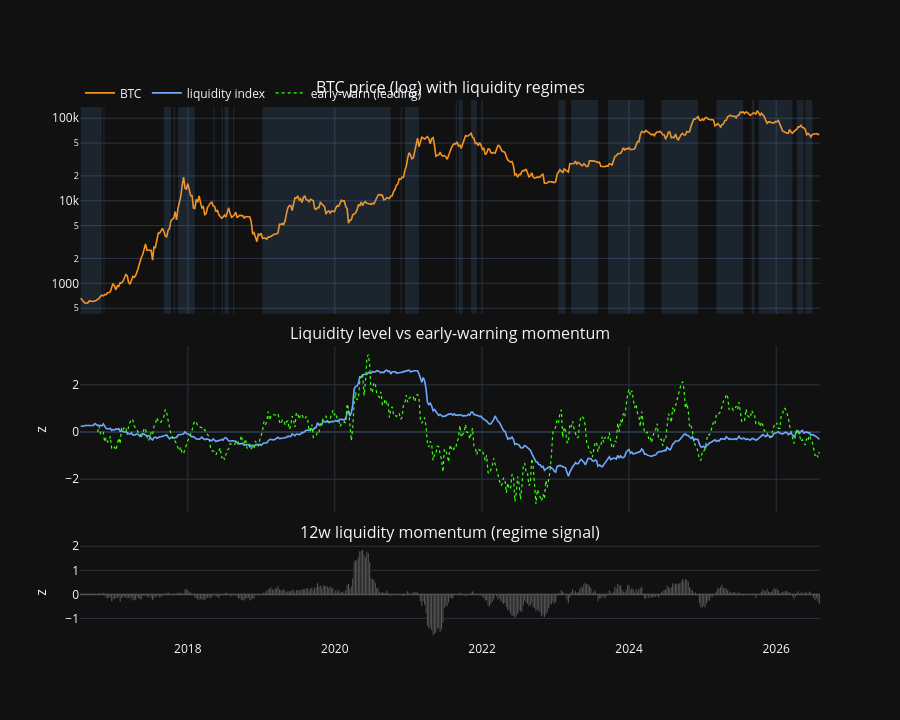

Notebook cell for this chart:
### Markdown cell above
## 10. Dashboard

Three stacked panels: BTC (log) with expanding-regime shading, the liquidity level
vs the early-warning momentum, and the 12-week liquidity momentum that defines the
regime. Plus a grouped bar of forward BTC log-returns by regime (mean ± IQR).

### Code cell
fig = make_subplots(
    rows=3, cols=1, shared_xaxes=True, vertical_spacing=0.06,
    row_heights=[0.45, 0.35, 0.20],
    subplot_titles=("BTC price (log) with liquidity regimes",
                    "Liquidity level vs early-warning momentum",
                    "12w liquidity momentum (regime signal)"),
)
fig.add_trace(go.Scatter(x=macro["date"], y=np.exp(macro["log_close"]), name="BTC",
                         line=dict(color="#f7931a", width=1.6)), row=1, col=1)
for s, e, r in spans:
    if r == 1:
        fig.add_vrect(x0=s, x1=e, fillcolor="rgba(110,168,255,0.12)",
                      line_width=0, row=1, col=1)
fig.add_trace(go.Scatter(x=macro["date"], y=macro["liq_index"], name="liquidity index",
                         line=dict(color="#6ea8ff", width=1.6)), row=2, col=1)
fig.add_trace(go.Scatter(x=macro["date"], y=macro["early_warn"], name="early-warn (leading)",
                         line=dict(color="#39ff14", width=1.2, dash="dot")), row=2, col=1)
fig.add_trace(go.Bar(x=macro["date"], y=macro["liq_mom"], name="liq momentum (12w)",
                     marker_color="#888", showlegend=False), row=3, col=1)
fig.add_hline(y=0, line_color="gray", line_width=0.5, row=3, col=1)
fig.update_layout(
    template="plotly_dark", height=720,
    legend=dict(orientation="h", y=1.04),
    yaxis_type="log", yaxis2=dict(title="z"), yaxis3=dict(title="z"),
)
fig.show()

### Figure 1 — Plotly figure (JSON) as saved in the notebook; plotly's stock layout.template omitted (floating-point values rounded to 4 significant figures; data arrays with more than 128 entries replaced by an {"elided": "..."} marker saying what was removed)
{"data": [{"line": {"color": "#f7931a", "width": 1.6}, "name": "BTC", "type": "scatter", "x": {"elided": "525 str values"}, "xaxis": "x", "y": {"elided": "525 float values"}, "yaxis": "y"}, {"line": {"color": "#6ea8ff", "width": 1.6}, "name": "liquidity index", "type": "scatter", "x": {"elided": "525 str values"}, "xaxis": "x2", "y": {"elided": "525 float values"}, "yaxis": "y2"}, {"line": {"color": "#39ff14", "dash": "dot", "width": 1.2}, "name": "early-warn (leading)", "type": "scatter", "x": {"elided": "525 str values"}, "xaxis": "x2", "y": {"elided": "525 float values"}, "yaxis": "y2"}, {"marker": {"color": "#888"}, "name": "liq momentum (12w)", "showlegend": false, "type": "bar", "x": {"elided": "525 str values"}, "xaxis": "x3", "y": {"elided": "525 float values"}, "yaxis": "y3"}], "layout": {"annotations": [{"font": {"size": 16}, "showarrow": false, "text": "BTC price (log) with liquidity regimes", "x": 0.5, "xanchor": "center", "xref": "paper", "y": 1, "yanchor": "bottom", "yref": "paper"}, {"font": {"size": 16}, "showarrow": false, "text": "Liquidity level vs early-warning momentum", "x": 0.5, "xanchor": "center", "xref": "paper", "y": 0.544, "yanchor": "bottom", "yref": "paper"}, {"font": {"size": 16}, "showarrow": false, "text": "12w liquidity momentum (regime signal)", "x": 0.5, "xanchor": "center", "xref": "paper", "y": 0.176, "yanchor": "bottom", "yref": "paper"}], "height": 720, "legend": {"orientation": "h", "y": 1.04}, "shapes": [{"fillcolor": "rgba(110,168,255,0.12)", "line": {"width": 0}, "type": "rect", "x0": "2016-07-18", "x1": "2016-10-31", "xref": "x", "y0": 0, "y1": 1, "yref": "y domain"}, {"fillcolor": "rgba(110,168,255,0.12)", "line": {"width": 0}, "type": "rect", "x0": "2016-11-07", "x1": "2016-11-14", "xref": "x", "y0": 0, "y1": 1, "yref": "y domain"}, {"fillcolor": "rgba(110,168,255,0.12)", "line": {"width": 0}, "type": "rect", "x0": "2017-09-04", "x1": "2017-10-09", "xref": "x", "y0": 0, "y1": 1, "yref": "y domain"}, {"fillcolor": "rgba(110,168,255,0.12)", "line": {"width": 0}, "type": "rect", "x0": "2017-10-23", "x1": "2017-10-30", "xref": "x", "y0": 0, "y1": 1, "yref": "y domain"}, {"fillcolor": "rgba(110,168,255,0.12)", "line": {"width": 0}, "type": "rect", "x0": "2017-11-13", "x1": "2018-02-05", "xref": "x", "y0": 0, "y1": 1, "yref": "y domain"}, {"fillcolor": "rgba(110,168,255,0.12)", "line": {"width": 0}, "type": "rect", "x0": "2018-05-07", "x1": "2018-05-14", "xref": "x", "y0": 0, "y1": 1, "yref": "y domain"}, {"fillcolor": "rgba(110,168,255,0.12)", "line": {"width": 0}, "type": "rect", "x0": "2018-06-18", "x1": "2018-06-25", "xref": "x", "y0": 0, "y1": 1, "yref": "y domain"}, {"fillcolor": "rgba(110,168,255,0.12)", "line": {"width": 0}, "type": "rect", "x0": "2018-07-02", "x1": "2018-07-23", "xref": "x", "y0": 0, "y1": 1, "yref": "y domain"}, {"fillcolor": "rgba(110,168,255,0.12)", "line": {"width": 0}, "type": "rect", "x0": "2018-08-13", "x1": "2018-08-20", "xref": "x", "y0": 0, "y1": 1, "yref": "y domain"}, {"fillcolor": "rgba(110,168,255,0.12)", "line": {"width": 0}, "type": "rect", "x0": "2019-01-07", "x1": "2020-10-05", "xref": "x", "y0": 0, "y1": 1, "yref": "y domain"}, {"fillcolor": "rgba(110,168,255,0.12)", "line": {"width": 0}, "type": "rect", "x0": "2020-11-23", "x1": "2020-11-30", "xref": "x", "y0": 0, "y1": 1, "yref": "y domain"}, {"fillcolor": "rgba(110,168,255,0.12)", "line": {"width": 0}, "type": "rect", "x0": "2020-12-14", "x1": "2021-02-22", "xref": "x", "y0": 0, "y1": 1, "yref": "y domain"}, {"fillcolor": "rgba(110,168,255,0.12)", "line": {"width": 0}, "type": "rect", "x0": "2021-08-23", "x1": "2021-08-30", "xref": "x", "y0": 0, "y1": 1, "yref": "y domain"}, {"fillcolor": "rgba(110,168,255,0.12)", "line": {"width": 0}, "type": "rect", "x0": "2021-09-06", "x1": "2021-09-27", "xref": "x", "y0": 0, "y1": 1, "yref": "y domain"}, {"fillcolor": "rgba(110,168,255,0.12)", "line": {"width": 0}, "type": "rect", "x0": "2021-11-08", "x1": "2021-12-06", "xref": "x", "y0": 0, "y1": 1, "yref": "y domain"}, {"fillcolor": "rgba(110,168,255,0.12)", "line": {"width": 0}, "type": "rect", "x0": "2023-01-16", "x1": "2023-02-20", "xref": "x", "y0": 0, "y1": 1, "yref": "y domain"}, {"fillcolor": "rgba(110,168,255,0.12)", "line": {"width": 0}, "type": "rect", "x0": "2023-03-20", "x1": "2023-07-31", "xref": "x", "y0": 0, "y1": 1, "yref": "y domain"}, {"fillcolor": "rgba(110,168,255,0.12)", "line": {"width": 0}, "type": "rect", "x0": "2023-09-18", "x1": "2024-03-18", "xref": "x", "y0": 0, "y1": 1, "yref": "y domain"}, {"fillcolor": "rgba(110,168,255,0.12)", "line": {"width": 0}, "type": "rect", "x0": "2024-06-10", "x1": "2024-12-09", "xref": "x", "y0": 0, "y1": 1, "yref": "y domain"}, {"fillcolor": "rgba(110,168,255,0.12)", "line": {"width": 0}, "type": "rect", "x0": "2025-03-10", "x1": "2025-07-21", "xref": "x", "y0": 0, "y1": 1, "yref": "y domain"}, {"fillcolor": "rgba(110,168,255,0.12)", "line": {"width": 0}, "type": "rect", "x0": "2025-09-01", "x1": "2025-09-15", "xref": "x", "y0": 0, "y1": 1, "yref": "y domain"}, {"fillcolor": "rgba(110,168,255,0.12)", "line": {"width": 0}, "type": "rect", "x0": "2025-10-06", "x1": "2026-03-23", "xref": "x", "y0": 0, "y1": 1, "yref": "y domain"}, {"fillcolor": "rgba(110,168,255,0.12)", "line": {"width": 0}, "type": "rect", "x0": "2026-04-13", "x1": "2026-05-18", "xref": "x", "y0": 0, "y1": 1, "yref": "y domain"}, {"fillcolor": "rgba(110,168,255,0.12)", "line": {"width": 0}, "type": "rect", "x0": "2026-05-25", "x1": "2026-06-29", "xref": "x", "y0": 0, "y1": 1, "yref": "y domain"}, {"line": {"color": "gray", "width": 0.5}, "type": "line", "x0": 0, "x1": 1, "xref": "x3 domain", "y0": 0, "y1": 0, "yref": "y3"}], "xaxis": {"anchor": "y", "domain": [0, 1], "matches": "x3", "showticklabels": false}, "xaxis2": {"anchor": "y2", "domain": [0, 1], "matches": "x3", "showticklabels": false}, "xaxis3": {"anchor": "y3", "domain": [0, 1]}, "yaxis": {"anchor": "x", "domain": [0.604, 1], "type": "log"}, "yaxis2": {"anchor": "x2", "domain": [0.236, 0.544], "title": {"text": "z"}}, "yaxis3": {"anchor": "x3", "domain": [0, 0.176], "title": {"text": "z"}}}}
